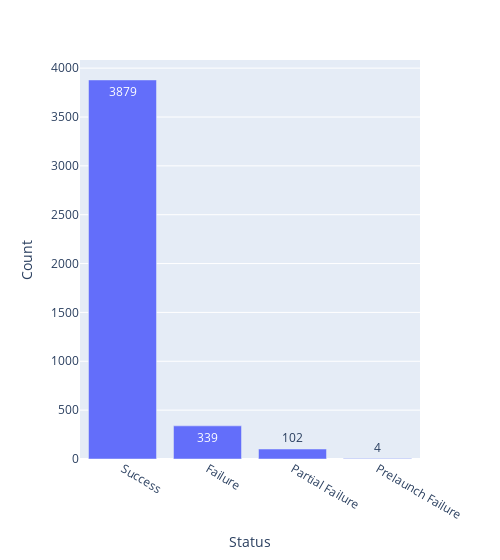

The code cell stored with this chart in its notebook:
### Code cell
status_graph = px.bar(x=status_df.index, y=status_df.values, text=status_df.values, width=500)
status_graph.update_layout(yaxis_title='Count', xaxis_title='Status')

### Figure 1 — Plotly figure (JSON) as saved in the notebook; plotly's stock layout.template omitted (floating-point values rounded to 4 significant figures)
{"data": [{"hovertemplate": "x=%{x}<br>y=%{y}<br>text=%{text}<extra></extra>", "legendgroup": "", "marker": {"color": "#636efa", "pattern": {"shape": ""}}, "name": "", "orientation": "v", "showlegend": false, "text": [3879.0, 339.0, 102.0, 4.0], "textposition": "auto", "type": "bar", "x": ["Success", "Failure", "Partial Failure", "Prelaunch Failure"], "xaxis": "x", "y": [3879, 339, 102, 4], "yaxis": "y"}], "layout": {"barmode": "relative", "legend": {"tracegroupgap": 0}, "margin": {"t": 60}, "width": 500, "xaxis": {"anchor": "y", "domain": [0, 1], "title": {"text": "Status"}}, "yaxis": {"anchor": "x", "domain": [0, 1], "title": {"text": "Count"}}}}
